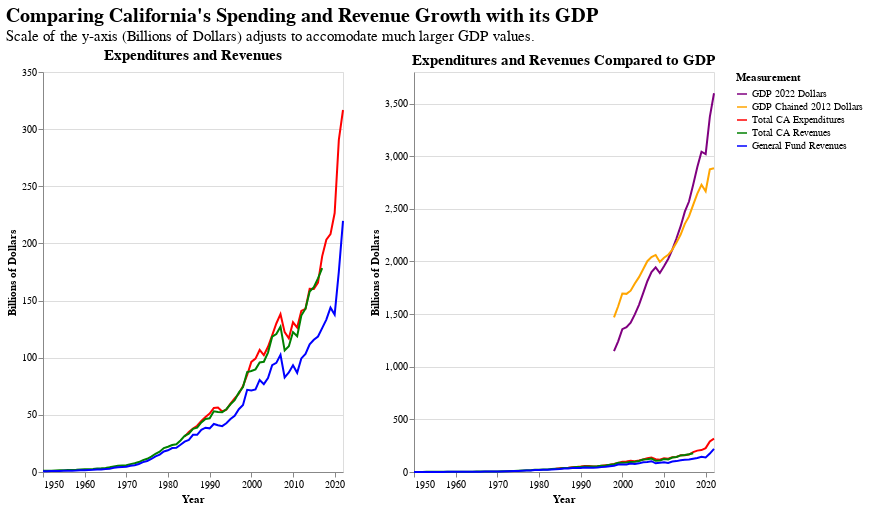

Write a Vega-Lite specification for this figure.
### Vega-Lite specification from a JSON file in a GitHub repository (floating-point values rounded to 4 significant figures; data arrays with more than 128 entries replaced by an {"elided": "..."} marker saying what was removed)
{"usermeta": {"embedOptions": {"theme": "fivethirtyeight"}}, "config": {"view": {"continuousWidth": 300, "continuousHeight": 300}}, "hconcat": [{"data": {"name": "data-816a37533ecc6f8d182c51d0ef437a4e"}, "mark": {"type": "line"}, "encoding": {"color": {"field": "Measurement", "legend": null, "scale": {"domain": ["Total CA Expenditures", "Total CA Revenues", "General Fund Revenues"], "range": ["red", "green", "blue"]}, "type": "nominal"}, "x": {"axis": {"grid": false}, "field": "Fiscal Year", "title": "Year", "type": "temporal"}, "y": {"field": "yaxis", "title": "Billions of Dollars", "type": "quantitative"}}, "height": 400, "title": {"text": "Expenditures and Revenues", "fontSize": 15}, "width": 300}, {"data": {"name": "data-6d10572db41dd1938641d9cb50bbd861"}, "mark": {"type": "line"}, "encoding": {"color": {"field": "Measurement", "scale": {"domain": ["GDP 2022 Dollars", "GDP Chained 2012 Dollars", "Total CA Expenditures", "Total CA Revenues", "General Fund Revenues"], "range": ["purple", "orange", "red", "green", "blue"]}, "type": "nominal"}, "tooltip": [{"field": "Measurement", "title": "Measurement", "type": "nominal"}, {"field": "Fiscal Year", "title": "Year", "type": "temporal"}, {"field": "Dollars", "format": "$,.2f", "title": "Dollars", "type": "quantitative"}], "x": {"axis": {"grid": false}, "field": "Fiscal Year", "title": "Year", "type": "temporal"}, "y": {"field": "yaxis", "scale": {"domain": [0, 3800]}, "title": "Billions of Dollars", "type": "quantitative"}}, "height": 400, "title": {"text": "Expenditures and Revenues Compared to GDP", "fontSize": 15}, "width": 300}], "resolve": {"scale": {"color": "independent"}}, "title": {"text": "Comparing California's Spending and Revenue Growth with its GDP", "fontSize": 20, "subtitle": "Scale of the y-axis (Billions of Dollars) adjusts to accomodate much larger GDP values.", "subtitleFontSize": 15}, "$schema": "https://vega.github.io/schema/vega-lite/v5.8.0.json", "datasets": {"data-816a37533ecc6f8d182c51d0ef437a4e": {"elided": "219 records"}, "data-6d10572db41dd1938641d9cb50bbd861": {"elided": "365 records"}}}
